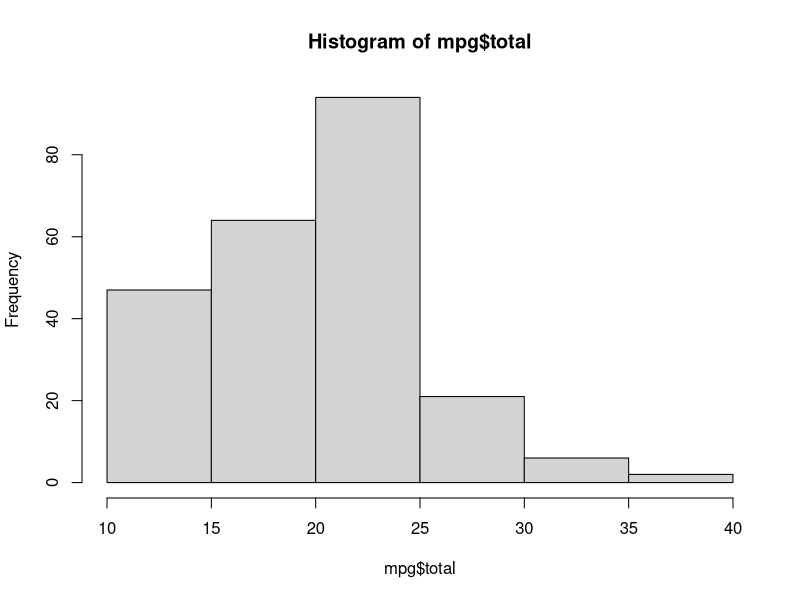
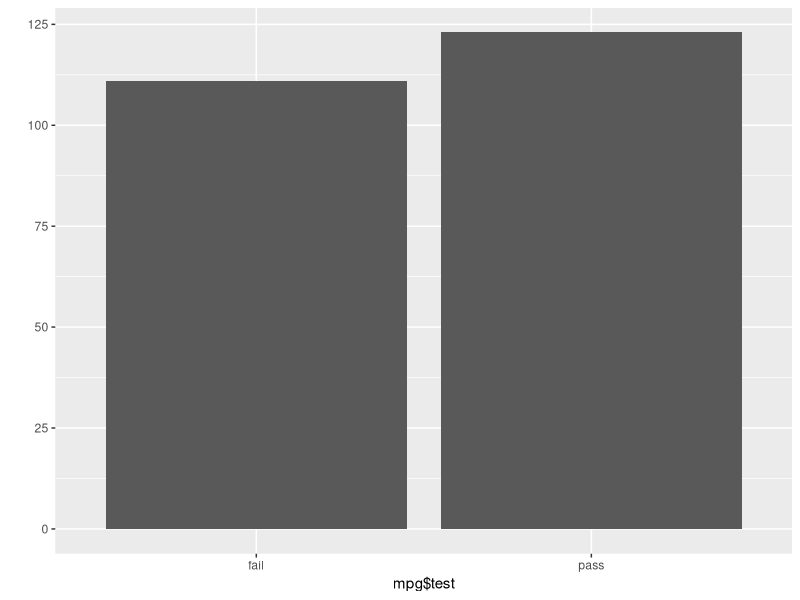

Write the R code that produced these figures, in order.
library(dplyr)
library(ggplot2)
library(readxl) # xlsx, csv 파일 불러오기

mpg <- as.data.frame(ggplot2::mpg)

head(mpg, 5)
summary(mpg)
tail(mpg, 2)

# 통합 연비변수 make ===========================
mpg$total <- (mpg$hwy + mpg$cty) / 2
hist(mpg$total) # histogram 

# 20 over pass, 20 non over fail (ifelse) ===========================
mpg$test <- ifelse(mpg$total > 20, "pass", "fail")
head (mpg, 20) # 확인

# make table ===========================
table(mpg$test)

# make chart (x) ===========================
qplot(mpg$test)

# 중첩 조건문 (30 이상 A, 20 이상 B, other C), 집합 
mpg$grade <- 
  ifelse(mpg$total >= 
           30, "A", 
         ifelse (mpg$total >= 20, "B", "C")
        )
table (mpg$grade)

# 
